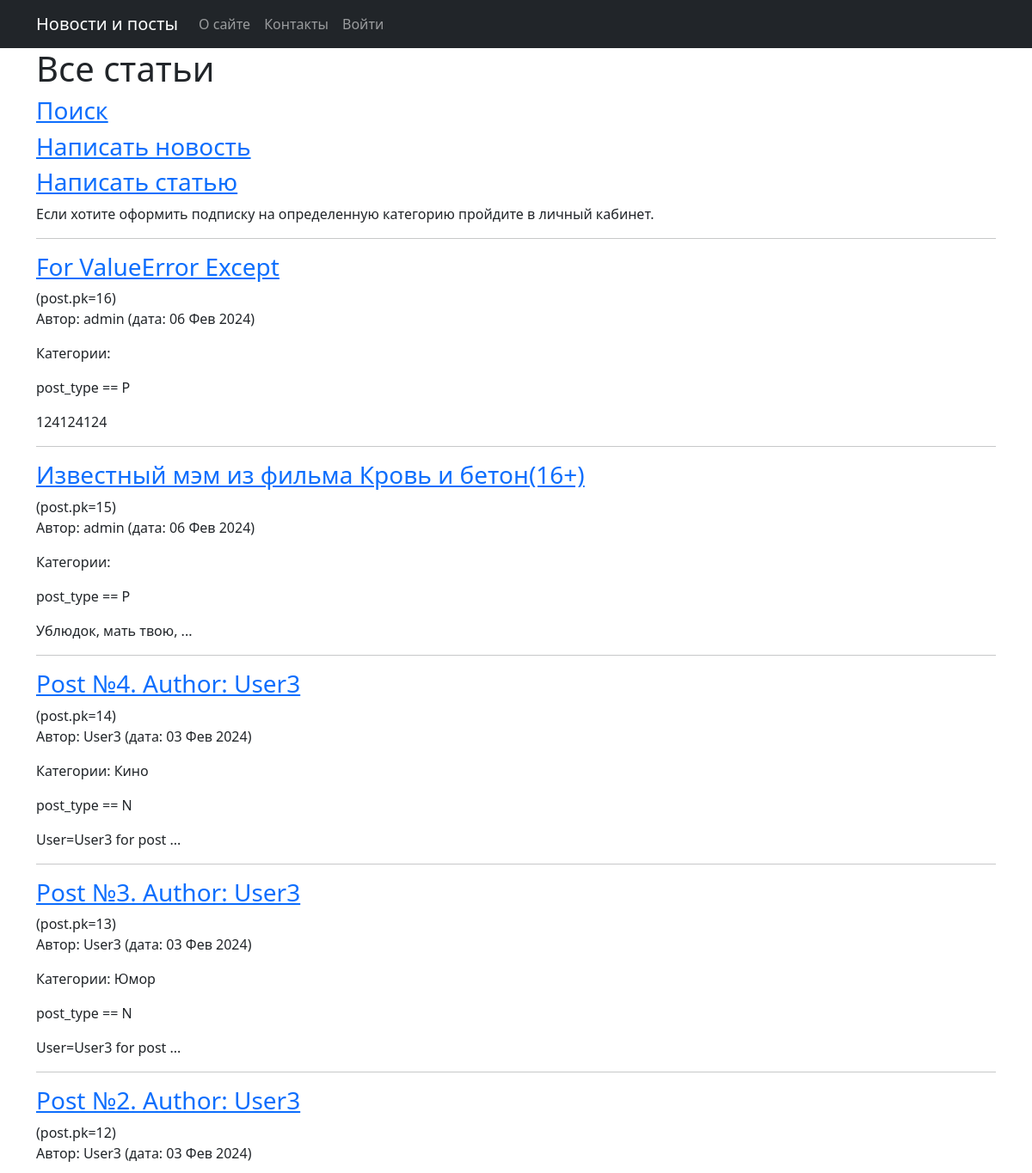
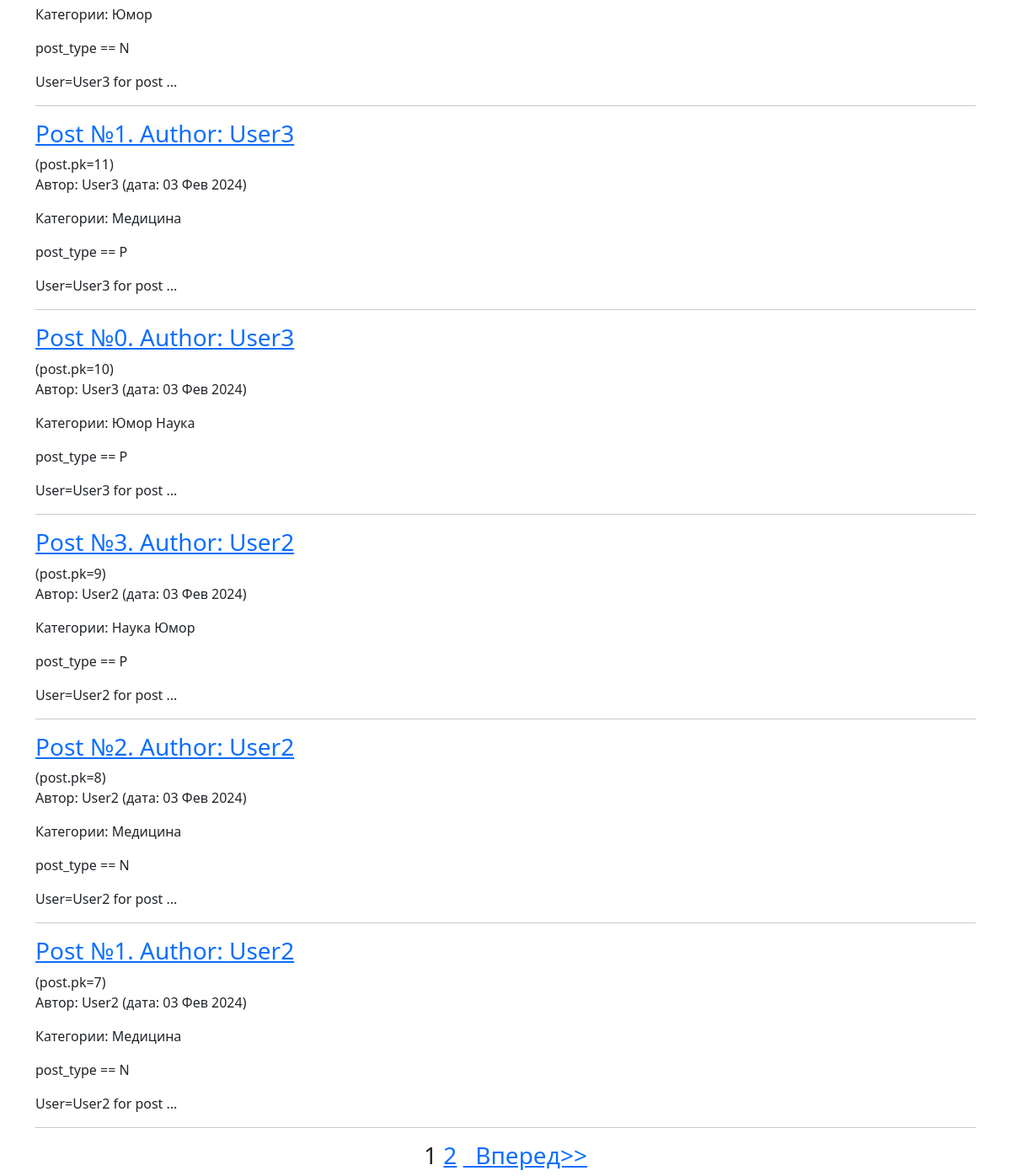
/, run on an earlier commit of the app's database (2 pictures, top to bottom).
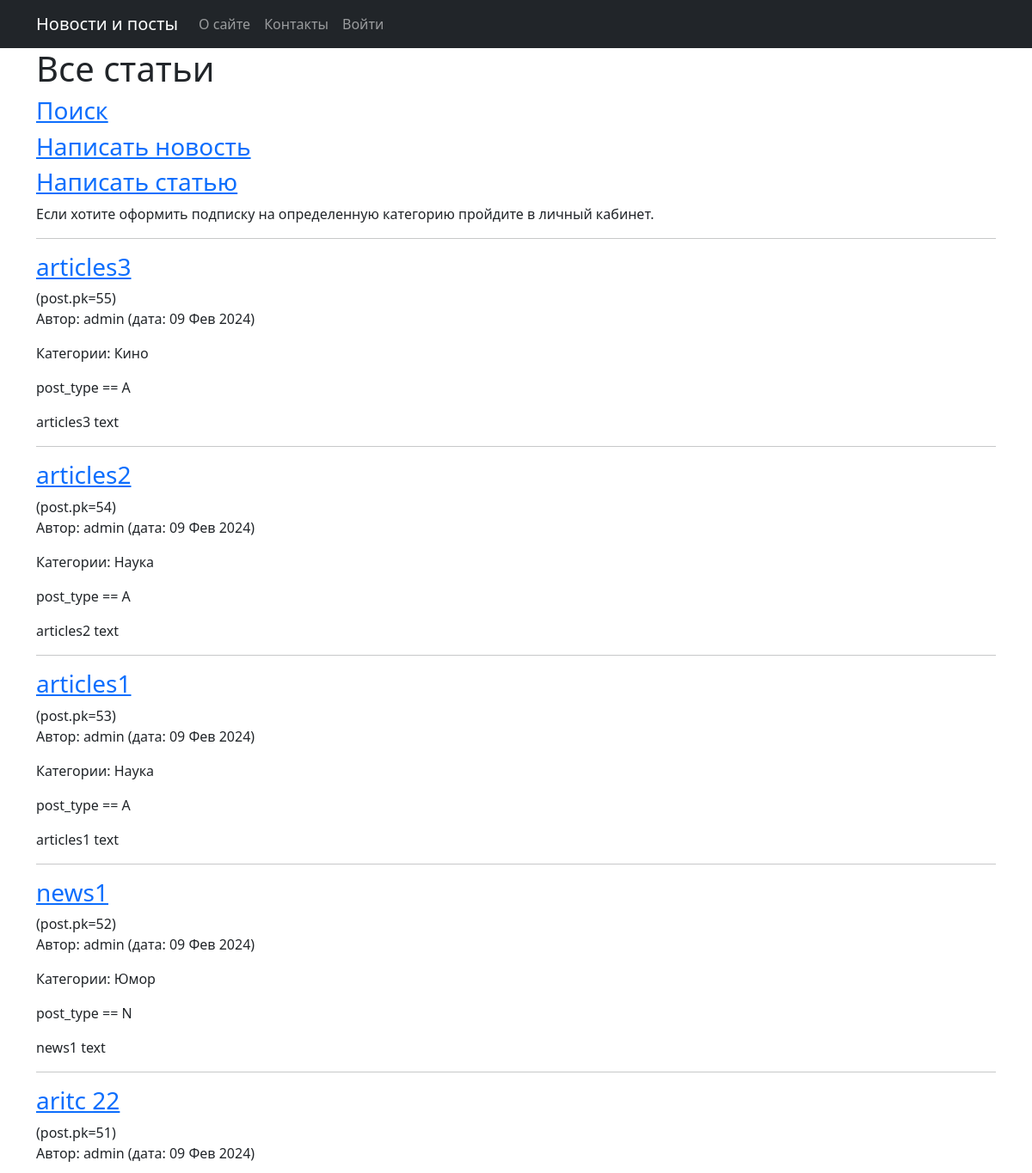
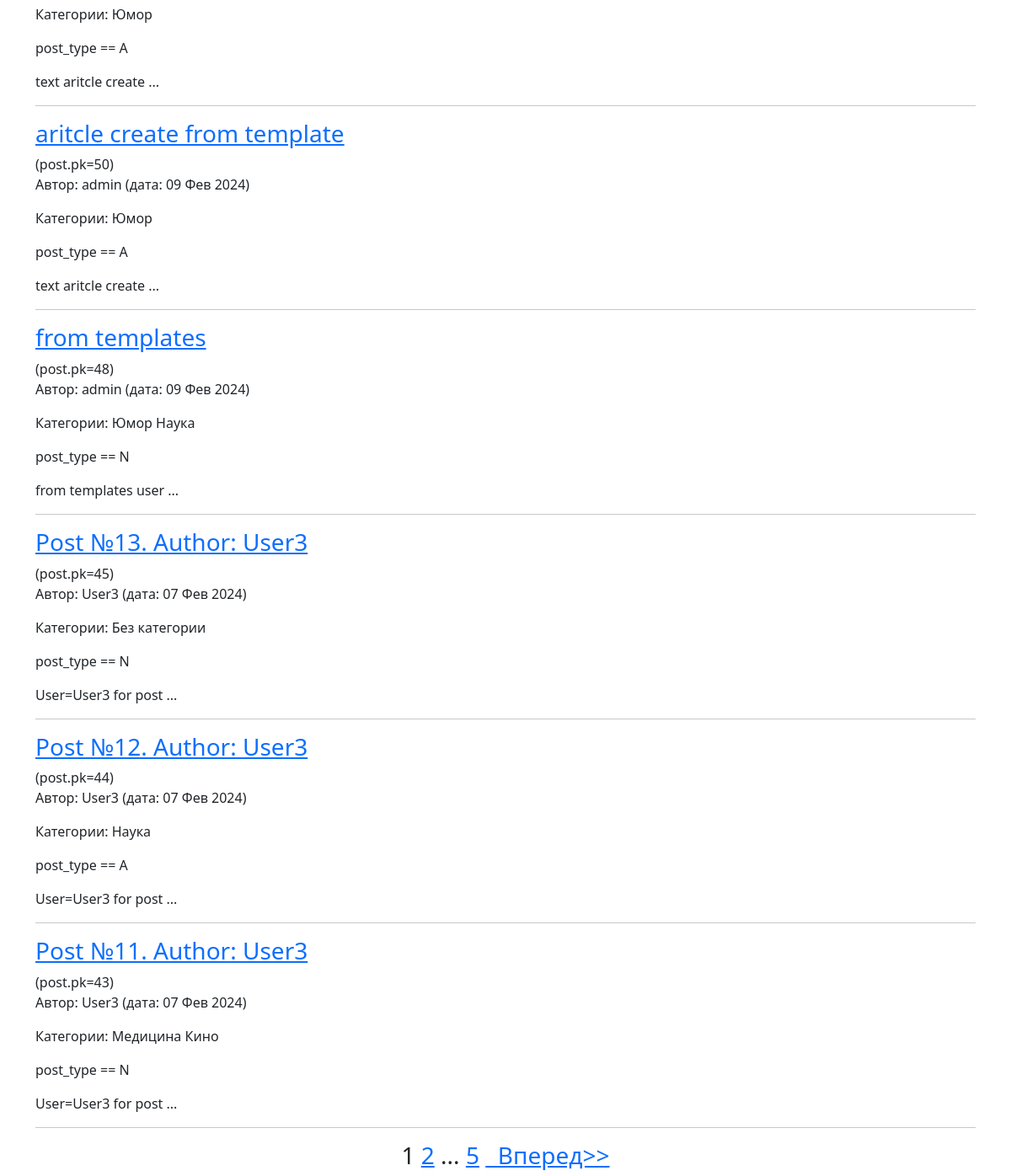
And on a later commit of the database (2 pictures, top to bottom).
### news/models.py (models this page shows, shortened)
class Post(models.Model):
    article = 'A'
    news = 'N'
    POSITIONS = [(article, 'Статья'),
                 (news, 'Новости')]
    post_type = models.CharField(max_length=1, choices=POSITIONS, default=article)
    time_created = models.DateTimeField(auto_now_add=True, verbose_name='Дата публикации')
    title = models.CharField(max_length=255, unique=True, verbose_name='Название')
    text = models.TextField(verbose_name="Текст")
    rating = models.IntegerField(default=0, verbose_name='Рейтинг')
    author = models.ForeignKey('Author', null=True, on_delete=models.CASCADE)
    category = models.ManyToManyField('Category', through='PostCategory')
    def preview(self) -> str:
        text = self.text[:20]
        if len(text) == 20:
            text += '...'
        return text

class Author(models.Model):
    user = models.OneToOneField(User, on_delete=models.CASCADE, primary_key=True)
    rating = models.IntegerField(default=0)
    subscriptions = models.ManyToManyField('Category', through='Subscribers', verbose_name='Категории в подписке')

class Category(models.Model):
    name = models.CharField(max_length=20, unique=True)
    subs = models.ManyToManyField('Author', through="Subscribers")

### news/views.py (the view, shortened to what this page needs)
# urls.py: path('', PostsList.as_view(), name='all_posts'),
class PostsList(ListView):
    model = Post
    ordering = '-time_created'
    template_name = 'posts.html'
    context_object_name = 'posts'
    paginate_by = 10
    def get_queryset(self):
        queryset = super().get_queryset()
        if not self.request.path or self.request.path == '/':
            return queryset
    def get_context_data(self, **kwargs):
        context = super().get_context_data(**kwargs)
        if 'search/' in self.request.path:
            context['filterset'] = self.filterset
        return context

### news/templatetags/custom_tags.py (called while the page is built)
@register.simple_tag(takes_context=True)
def url_replace(context, **kwargs):
    d = context['request'].GET.copy()
    for k, v in kwargs.items():
        d[k] = v
    return d.urlencode()

### templates/posts.html (shortened to what this page needs)
{% extends 'default.html' %}
{% load custom_filters %}
{% load custom_tags %}
{% block posts_content %}
  <body>
  <h1>Все статьи</h1>
  <h3><a href="/news/search/">Поиск</a></h3>
  <h3><a href="/news/create/">Написать новость</a></h3>
  <h3><a href="/articles/create/">Написать статью</a></h3>
  {% if request.user.is_authenticated %}
  <p>Если хотите оформить подписку на определенную категорию пройдите в
    <a href="{% url 'user_profile' request.user.id %}">личный кабинет</a>.
  </p>
  {% else %}
    <p>Если хотите оформить подписку на определенную категорию пройдите в личный кабинет.</p>
  {% endif %}
  <hr>
  {% if posts %}
    {% for post in posts %}
      <h3><a href="{% url 'news_detail' post.id %}">{{ post.title }}</a></h3>(post.pk={{ post.pk }})
      <p>Автор: {{ post.author.user.username | censor }} (дата: {{ post.time_created | date:'d M Y' }})</p>
      <p>Категории:
        {% for cat in post.category.all %}
          <span> {{ cat.name }} </span>
        {% endfor %}
      </p>
      <p>post_type == {{ post.post_type }}</p>
      {{ post.preview | censor }}
      <hr>
    {% endfor %}
  {% else %}
    <h2>На сайте не опубликовано ни одной статьи</h2>
  {% endif %}
  <div align="center">
    <h3>
      {{ page_obj.number }}
      {% if page_obj.has_next %}
        <a href="?{% url_replace page=page_obj.next_page_number %}">{{ page_obj.next_page_number }}</a>
        {% if paginator.num_pages != page_obj.next_page_number %}
          ...
          <a href="?{% url_replace page=page_obj.paginator.num_pages %}">{{ page_obj.paginator.num_pages }}</a>
        {% endif %}
        {% if page_obj.has_next %}
          <a href="?{% url_replace page=page_obj.next_page_number %}">&nbsp Вперед&gt;&gt;</a>
        {% endif %}
      {% endif %}
    </h3>
  </div>
  </body>
{% endblock posts_content %}

What changed in the data, as far as the page shows it:
no longer on this page (row edited): Post: title "For ValueError Except", pk "16", author.user.username|censor "admin", time_created "06 Фев 2024", post_type "P", preview|censor "124124124"
no longer on this page (row edited): Post: title "Известный мэм из фильма Кровь и бетон(16+)", pk "15", author.user.username|censor "admin", time_created "06 Фев 2024", post_type "P", preview|censor "Ублюдок, мать твою, ..."
no longer on this page (row unchanged): Post: title "Post №4. Author: User3", pk "14", author.user.username|censor "User3", time_created "03 Фев 2024", post_type "N", preview|censor "User=User3 for post ...", Category (name "Кино")
no longer on this page (row unchanged): Post: title "Post №3. Author: User3", pk "13", author.user.username|censor "User3", time_created "03 Фев 2024", post_type "N", preview|censor "User=User3 for post ...", Category (name "Юмор")
no longer on this page (row unchanged): Post: title "Post №2. Author: User3", pk "12", author.user.username|censor "User3", time_created "03 Фев 2024", post_type "N", preview|censor "User=User3 for post ...", Category (name "Юмор")
no longer on this page (row edited): Post: title "Post №1. Author: User3", pk "11", author.user.username|censor "User3", time_created "03 Фев 2024", post_type "P", preview|censor "User=User3 for post ...", Category (name "Медицина")
no longer on this page (row unchanged): Post: title "Post №0. Author: User3", pk "10", author.user.username|censor "User3", time_created "03 Фев 2024", post_type "P", preview|censor "User=User3 for post ...", Category (name "Юмор"), Category (name "Наука")
no longer on this page (row unchanged): Post: title "Post №3. Author: User2", pk "9", author.user.username|censor "User2", time_created "03 Фев 2024", post_type "P", preview|censor "User=User2 for post ...", Category (name "Наука"), Category (name "Юмор")
no longer on this page (row unchanged): Post: title "Post №2. Author: User2", pk "8", author.user.username|censor "User2", time_created "03 Фев 2024", post_type "N", preview|censor "User=User2 for post ...", Category (name "Медицина")
no longer on this page (row unchanged): Post: title "Post №1. Author: User2", pk "7", author.user.username|censor "User2", time_created "03 Фев 2024", post_type "N", preview|censor "User=User2 for post ...", Category (name "Медицина")
added Post: title "articles3", pk "55", author.user.username|censor "admin", time_created "09 Фев 2024", post_type "A", preview|censor "articles3 text", Category (name "Кино")
added Post: title "articles2", pk "54", author.user.username|censor "admin", time_created "09 Фев 2024", post_type "A", preview|censor "articles2 text", Category (name "Наука")
added Post: title "articles1", pk "53", author.user.username|censor "admin", time_created "09 Фев 2024", post_type "A", preview|censor "articles1 text", Category (name "Наука")
added Post: title "news1", pk "52", author.user.username|censor "admin", time_created "09 Фев 2024", post_type "N", preview|censor "news1 text", Category (name "Юмор")
added Post: title "aritc 22", pk "51", author.user.username|censor "admin", time_created "09 Фев 2024", post_type "A", preview|censor "text aritcle create ...", Category (name "Юмор")
added Post: title "aritcle create from template", pk "50", author.user.username|censor "admin", time_created "09 Фев 2024", post_type "A", preview|censor "text aritcle create ...", Category (name "Юмор")
added Post: title "from templates", pk "48", author.user.username|censor "admin", time_created "09 Фев 2024", post_type "N", preview|censor "from templates user ...", Category (name "Юмор"), Category (name "Наука")
added Post: title "Post №13. Author: User3", pk "45", author.user.username|censor "User3", time_created "07 Фев 2024", post_type "N", preview|censor "User=User3 for post ..."
now on this page (row unchanged): Category: name "Без категории", shown under "Post №13. Author: User3"
added Post: title "Post №12. Author: User3", pk "44", author.user.username|censor "User3", time_created "07 Фев 2024", post_type "A", preview|censor "User=User3 for post ...", Category (name "Наука")
added Post: title "Post №11. Author: User3", pk "43", author.user.username|censor "User3", time_created "07 Фев 2024", post_type "N", preview|censor "User=User3 for post ...", Category (name "Медицина"), Category (name "Кино")
Also different on the page:
{{ page_obj.paginator.num_pages }}: (not shown) → "5"
